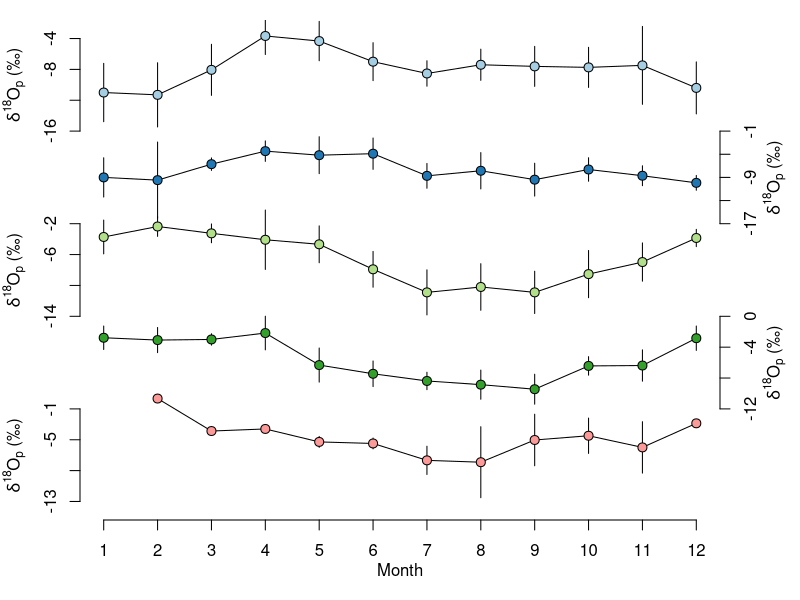
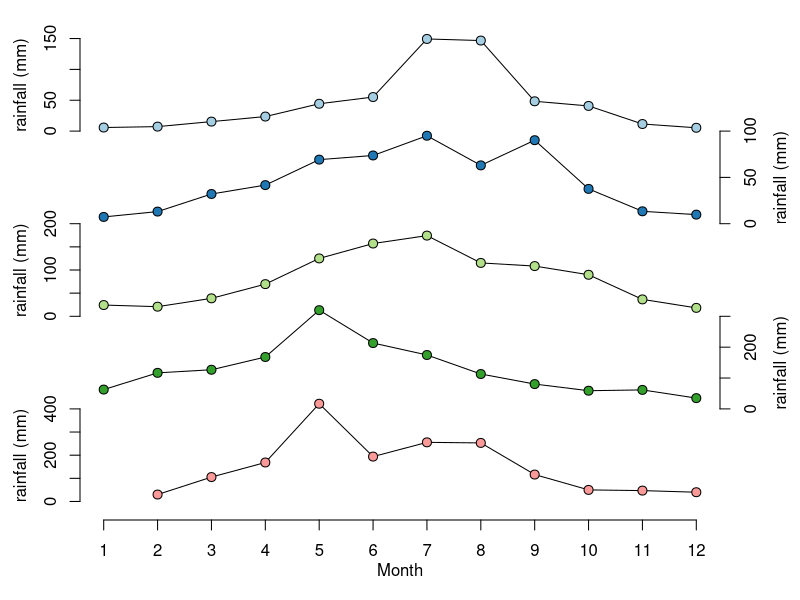

Write R code to recreate these figures, in order.
library(tidyverse)
library(readxl)
library(ggpubr)
pal = c("#A6CEE3", "#1F78B4", "#B2DF8A", "#33A02C", "#FB9A99", "#E31A1C")
theme <- theme(axis.text.x = element_text(margin = margin(t = 0.1, unit = "cm")),
               axis.text.y = element_text(margin = margin(r = 0.1, unit = "cm")),
               axis.ticks.length=unit(0.15, "cm"),
               axis.ticks = element_line(colour = "black"),
               text = element_text(color = "black", size = 12),
               axis.title = element_text(size = 15), 
               axis.text = element_text(color = "black", size = 12),
               plot.title = element_text(hjust = 0.1, vjust = -10),
               legend.text = element_text(size = 12),
               legend.title = element_text(size = 12),
               panel.grid.minor = element_blank(),
               panel.grid.major = element_blank())
dat = read_xlsx("data/regional records/GNIP.xlsx") %>%
  mutate(d18.low = d18 - d18.sd,
         d18.high = d18 + d18.sd)

## d18Op ----
png("figures/GNIP_d18Op.png", 4, 6, units = "in", res = 300)
par(mar = c(4, 4, 1, 4))
plot(0, 0, xlim = c(1, 12), ylim = c(0, 5), axes = FALSE,
     xlab = "", ylab = "")
sjz = dat %>% filter(site == "Shijiazhuang")
yext = range(sjz$d18.low, sjz$d18.high)
tix = seq(floor(min(yext)), 
          ceiling(max(yext)), by = 4)
sjz.rs = cbind(sjz$month,
              4 + (sjz$d18 - min(tix)) / diff(range(tix)),
              4 + (sjz$d18.low - min(tix)) / diff(range(tix)),
              4 + (sjz$d18.high - min(tix)) / diff(range(tix)))
arrows(sjz.rs[, 1], sjz.rs[, 3], sjz.rs[, 1], sjz.rs[, 4], col = "black",
       angle=90, length=0, code = 0)
lines(sjz.rs[, 1], sjz.rs[, 2], col = "black")
points(sjz.rs[, 1], sjz.rs[, 2], col = "black", bg = pal[1], pch = 21, cex = 1.2)
axis(2, 4 + (tix - min(tix)) / diff(range(tix)), tix)
mtext(expression(delta^"18"*"O"[p]*" (\u2030)"), 2, line = 2.5, at = 4.5)

xa = dat %>% filter(site == "Xi'an")
yext = range(xa$d18.low, xa$d18.high)
tix = seq(floor(min(yext)), 
          ceiling(max(yext)), by = 4)
xa.rs = cbind(xa$month,
               3 + (xa$d18 - min(tix)) / diff(range(tix)),
               3 + (xa$d18.low - min(tix)) / diff(range(tix)),
               3 + (xa$d18.high - min(tix)) / diff(range(tix)))
arrows(xa.rs[, 1], xa.rs[, 3], xa.rs[, 1], xa.rs[, 4], col = "black",
       angle=90, length=0, code = 0)
lines(xa.rs[, 1], xa.rs[, 2], col = "black")
points(xa.rs[, 1], xa.rs[, 2], col = "black", bg = pal[2], pch = 21, cex = 1.2)
axis(4, 3 + (tix - min(tix)) / diff(range(tix)), tix)
mtext(expression(delta^"18"*"O"[p]*" (\u2030)"), 4, line = 2.5, at = 3.5)

zy = dat %>% filter(site == "Zunyi")
yext = range(zy$d18.low, zy$d18.high)
tix = seq(floor(min(yext)), 
          ceiling(max(yext)), by = 4)
zy.rs = cbind(zy$month,
              2 + (zy$d18 - min(tix)) / diff(range(tix)),
              2 + (zy$d18.low - min(tix)) / diff(range(tix)),
              2 + (zy$d18.high - min(tix)) / diff(range(tix)))
arrows(zy.rs[, 1], zy.rs[, 3], zy.rs[, 1], zy.rs[, 4], col = "black",
       angle=90, length=0, code = 0)
lines(zy.rs[, 1], zy.rs[, 2], col = "black")
points(zy.rs[, 1], zy.rs[, 2], col = "black", bg = pal[3], pch = 21, cex = 1.2)
axis(2, 2 + (tix - min(tix)) / diff(range(tix)), tix)
mtext(expression(delta^"18"*"O"[p]*" (\u2030)"), 2, line = 2.5, at = 2.5)

gl = dat %>% filter(site == "Guilin")
yext = range(gl$d18.low, gl$d18.high)
tix = seq(floor(min(yext)), 
          ceiling(max(yext)), by = 4)
gl.rs = cbind(gl$month,
              1 + (gl$d18 - min(tix)) / diff(range(tix)),
              1 + (gl$d18.low - min(tix)) / diff(range(tix)),
              1 + (gl$d18.high - min(tix)) / diff(range(tix)))
arrows(gl.rs[, 1], gl.rs[, 3], gl.rs[, 1], gl.rs[, 4], col = "black",
       angle=90, length=0, code = 0)
lines(gl.rs[, 1], gl.rs[, 2], col = "black")
points(gl.rs[, 1], gl.rs[, 2], col = "black", bg = pal[4], pch = 21, cex = 1.2)
axis(4, 1 + (tix - min(tix)) / diff(range(tix)), tix)
mtext(expression(delta^"18"*"O"[p]*" (\u2030)"), 4, line = 2.5, at = 1.5)

hk = dat %>% filter(site == "Guangzhou")
yext = range(hk$d18.low, hk$d18.high)
tix = seq(floor(min(yext)), 
          ceiling(max(yext)), by = 4)
hk.rs = cbind(hk$month,
              0 + (hk$d18 - min(tix)) / diff(range(tix)),
              0 + (hk$d18.low - min(tix)) / diff(range(tix)),
              0 + (hk$d18.high - min(tix)) / diff(range(tix)))
arrows(hk.rs[, 1], hk.rs[, 3], hk.rs[, 1], hk.rs[, 4], col = "black",
       anhke=90, length=0, code = 0)
lines(hk.rs[, 1], hk.rs[, 2], col = "black")
points(hk.rs[, 1], hk.rs[, 2], col = "black", bg = pal[5], pch = 21, cex = 1.2)
axis(2, 0 + (tix - min(tix)) / diff(range(tix)), tix)
mtext(expression(delta^"18"*"O"[p]*" (\u2030)"), 2, line = 2.5, at = 0.5)

axis(1, 1:12)
mtext("Month", 1, line = 2)
dev.off()

## Precipitation ----
png("figures/GNIP_prep.png", 4, 6, units = "in", res = 300)
par(mar = c(4, 4, 1, 4))
plot(0, 0, xlim = c(1, 12), ylim = c(0, 5), axes = FALSE,
     xlab = "", ylab = "")
yext = range(sjz$prep)
tix = seq(floor(min(yext) - 5), 
          ceiling(max(yext)), by = 50)
sjz.rs = cbind(sjz$month,
               4 + (sjz$prep - min(tix)) / diff(range(tix)))
lines(sjz.rs[, 1], sjz.rs[, 2], col = "black")
points(sjz.rs[, 1], sjz.rs[, 2], col = "black", bg = pal[1], pch = 21, cex = 1.2)
axis(2, 4 + (tix - min(tix)) / diff(range(tix)), tix)
mtext("rainfall (mm)", 2, line = 2.5, at = 4.5)

yext = range(xa$prep)
tix = seq(floor(min(yext) - 7), 
          ceiling(max(yext) + 5), by = 50)
xa.rs = cbind(xa$month,
              3 + (xa$prep - min(tix)) / diff(range(tix)))
lines(xa.rs[, 1], xa.rs[, 2], col = "black")
points(xa.rs[, 1], xa.rs[, 2], col = "black", bg = pal[2], pch = 21, cex = 1.2)
axis(4, 3 + (tix - min(tix)) / diff(range(tix)), tix)
mtext("rainfall (mm)", 4, line = 2.5, at = 3.5)

yext = range(zy$prep)
tix = seq(floor(min(yext)-18), 
          ceiling(max(yext)+26), by = 50)
zy.rs = cbind(zy$month,
              2 + (zy$prep - min(tix)) / diff(range(tix)))
lines(zy.rs[, 1], zy.rs[, 2], col = "black")
points(zy.rs[, 1], zy.rs[, 2], col = "black", bg = pal[3], pch = 21, cex = 1.2)
axis(2, 2 + (tix - min(tix)) / diff(range(tix)), tix)
mtext("rainfall (mm)", 2, line = 2.5, at = 2.5)

yext = range(gl$prep)
tix = seq(floor(min(yext)-34), 
          ceiling(max(yext)), by = 100)
gl.rs = cbind(gl$month,
              1 + (gl$prep - min(tix)) / diff(range(tix)))
lines(gl.rs[, 1], gl.rs[, 2], col = "black")
points(gl.rs[, 1], gl.rs[, 2], col = "black", bg = pal[4], pch = 21, cex = 1.2)
axis(4, 1 + (tix - min(tix)) / diff(range(tix)), tix)
mtext("rainfall (mm)", 4, line = 2.5, at = 1.5)

yext = range(hk$prep)
tix = seq(floor(min(yext)-30), 
          ceiling(max(yext)), by = 100)
hk.rs = cbind(hk$month,
              0 + (hk$prep - min(tix)) / diff(range(tix)))
lines(hk.rs[, 1], hk.rs[, 2], col = "black")
points(hk.rs[, 1], hk.rs[, 2], col = "black", bg = pal[5], pch = 21, cex = 1.2)
axis(2, 0 + (tix - min(tix)) / diff(range(tix)), tix)
mtext("rainfall (mm)", 2, line = 2.5, at = 0.5)

axis(1, 1:12)
mtext("Month", 1, line = 2)
dev.off()



